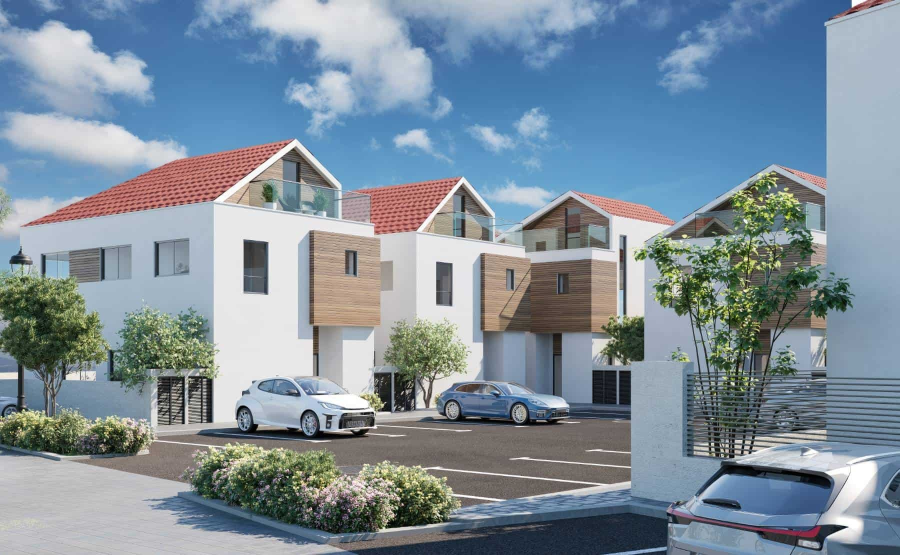
#> input picture src/images/ahuzat-yaar/00.jpg, 1800 x 1110 px (shown at 1/2 size)
$ python -i images.py   (imports and definitions only)
#> lines starting #> are read from the running program, lines starting #| are printed output that depends on the picture
"""Image pipeline (dev-time only, not shipped).

1. normalize: copies the selected originals from the crawl folder into
   src/images/<slug>/NN.jpg (max 2560px, JPEG q90) - the editable source set.
2. build: renders every src/images/<slug>/NN.jpg to
   wwwroot/img/<slug>/NN-<w>.avif and .webp for the responsive widths,
   and writes src/data/images.json (intrinsic sizes) for the HTML build.

Usage: python tools/images.py normalize <crawl_img_dir>
       python tools/images.py build
"""
import json, os, sys, glob
from concurrent.futures import ProcessPoolExecutor
from PIL import Image, ImageFilter

ROOT = os.path.dirname(os.path.dirname(os.path.abspath(__file__)))
SRC = os.path.join(ROOT, "src", "images")
OUT = os.path.join(ROOT, "wwwroot", "img")
WIDTHS = [480, 800, 1280, 1920, 2560, 3200, 3840]


# [11 lines left out: function normalize, not called in this run]


def render(path):
#> called with path = '../src/images/ahuzat-yaar/00.jpg'
    slug = os.path.basename(os.path.dirname(path))
    name = os.path.splitext(os.path.basename(path))[0]
    im = Image.open(path).convert("RGB")
#> im is the input picture: PIL image 1800x1110 RGB; mean R, G, B 127.1, 143.2, 155.9
    w0, h0 = im.size
#> w0 = 1800; h0 = 1110
    os.makedirs(os.path.join(OUT, slug), exist_ok=True)
    widths = [w for w in WIDTHS if w < w0] + [min(w0, WIDTHS[-1])]
#> widths = [480, 800, 1280, 1800]
    widths = sorted(set(widths))
    for w in widths:
        h = round(h0 * w / w0)
        r = im if w == w0 else im.resize((w, h), Image.LANCZOS).filter(ImageFilter.UnsharpMask(radius=0.8, percent=45, threshold=2))
        base = os.path.join(OUT, slug, f"{name}-{w}")
        if not os.path.exists(base + ".avif"):
            r.save(base + ".avif", "AVIF", quality=64 if w >= 1280 else 54, speed=6)
        if not os.path.exists(base + ".webp"):
            r.save(base + ".webp", "WEBP", quality=85, method=5)
#> this loop made 1 pass
#> pass 1, in render, `r = im if w == w0 else im.resize((w, h), Image.LANCZOS).filter(ImageFi..`:
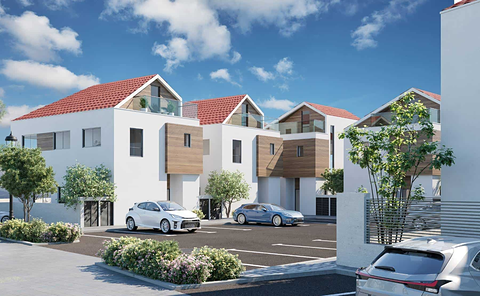
#> r: PIL image 480x296 RGB; mean R, G, B 127.1, 143.2, 155.9
    return f"{slug}/{name}", {"w": w0, "h": h0, "widths": widths}


# [6 lines left out: function build, not called in this run]


# [2 lines not run here, left out]


# [24 lines left out: function og, not called in this run]


# [2 lines not run here, left out]

#> (the run stopped early here; a loop or call above may not have finished)

$ run again, on src/images/beit-amichai-akko/01.jpg
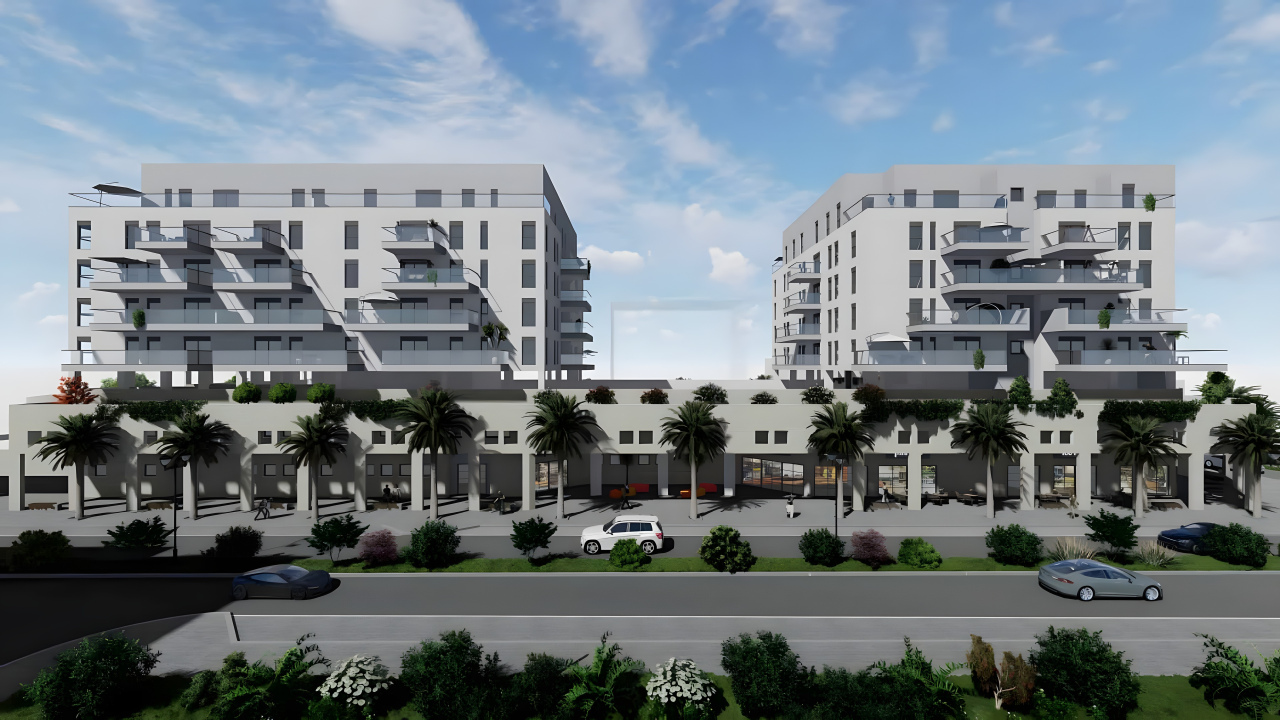
#> input picture src/images/beit-amichai-akko/01.jpg, 3840 x 2159 px (shown at 1/3 size)
#> in render, im is the input picture: PIL image 3840x2159 RGB; mean R, G, B 114.1, 125.3, 132.3
#> the loop in render, `for w in widths:` made 1 pass
#> pass 1, in render, `r = im if w == w0 else im.resize((w, h), Image.LANCZOS).filter(ImageFi..`:
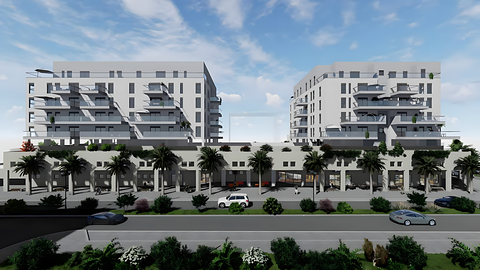
#> r: PIL image 480x270 RGB; mean R, G, B 114.2, 125.3, 132.3

$ run again, on src/images/beit-amichai-akko/02.jpg
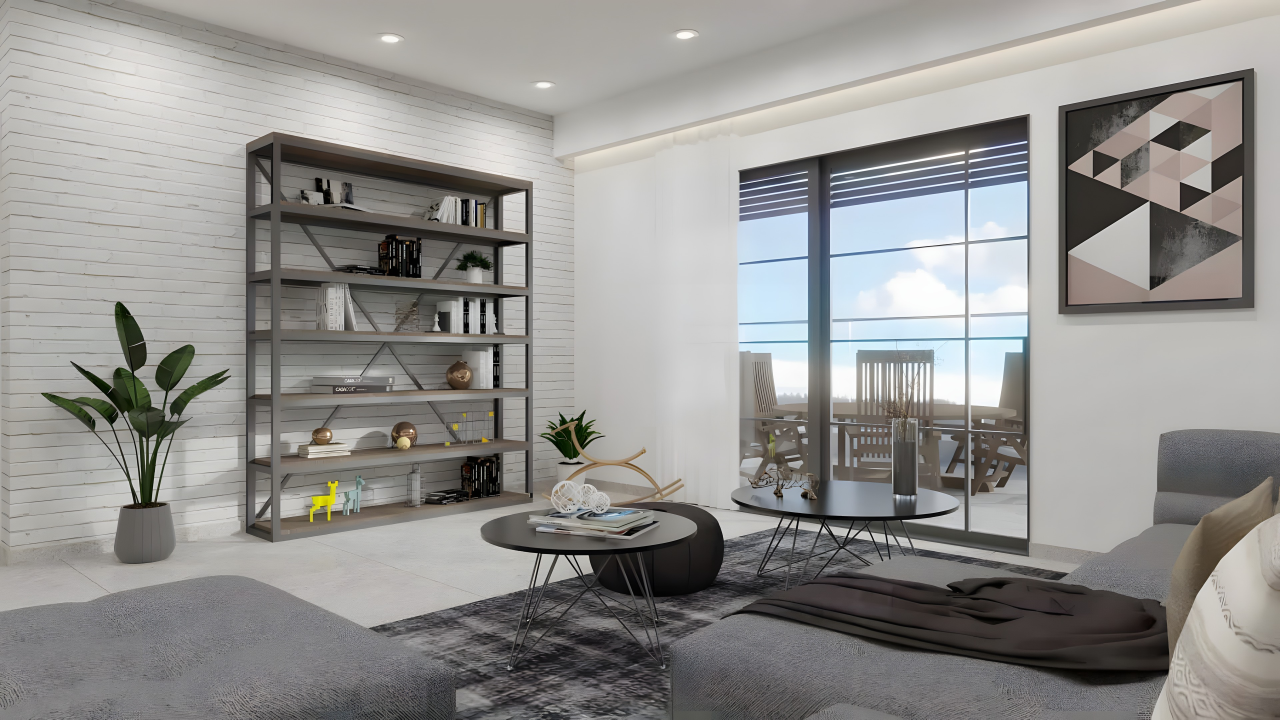
#> input picture src/images/beit-amichai-akko/02.jpg, 3840 x 2159 px (shown at 1/3 size)
#> in render, im is the input picture: PIL image 3840x2159 RGB; mean R, G, B 146.7, 145.5, 143.1
#> the loop in render, `for w in widths:` made 1 pass
#> pass 1, in render, `r = im if w == w0 else im.resize((w, h), Image.LANCZOS).filter(ImageFi..`:
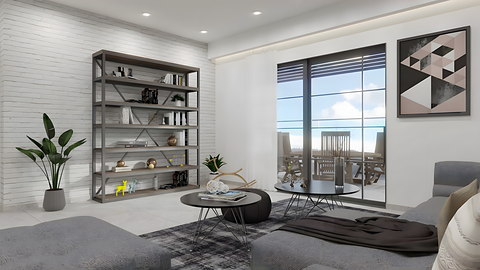
#> r: PIL image 480x270 RGB; mean R, G, B 146.7, 145.5, 143.1

$ run again, on src/images/danya-haifa/00.jpg
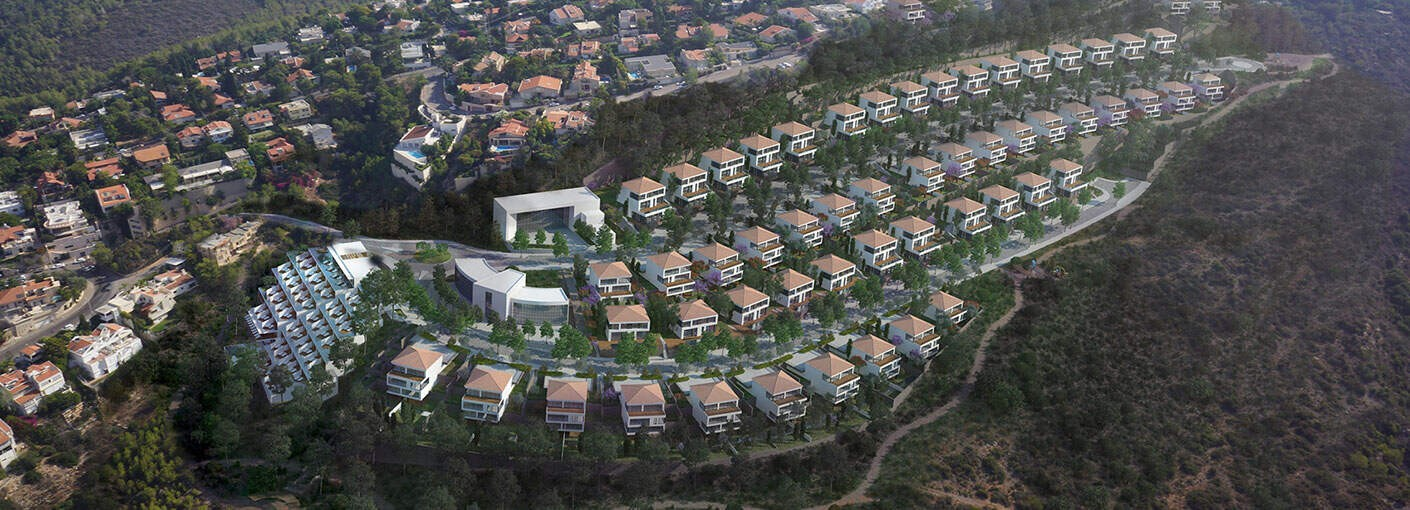
#> input picture src/images/danya-haifa/00.jpg, 1410 x 510 px
#> in render, im is the input picture: PIL image 1410x510 RGB; mean R, G, B 80.4, 80.9, 78.6
#> the loop in render, `for w in widths:` made 1 pass
#> pass 1, in render, `r = im if w == w0 else im.resize((w, h), Image.LANCZOS).filter(ImageFi..`:
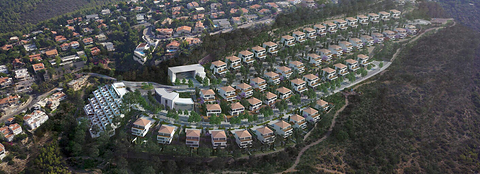
#> r: PIL image 480x174 RGB; mean R, G, B 80.4, 80.9, 78.6
